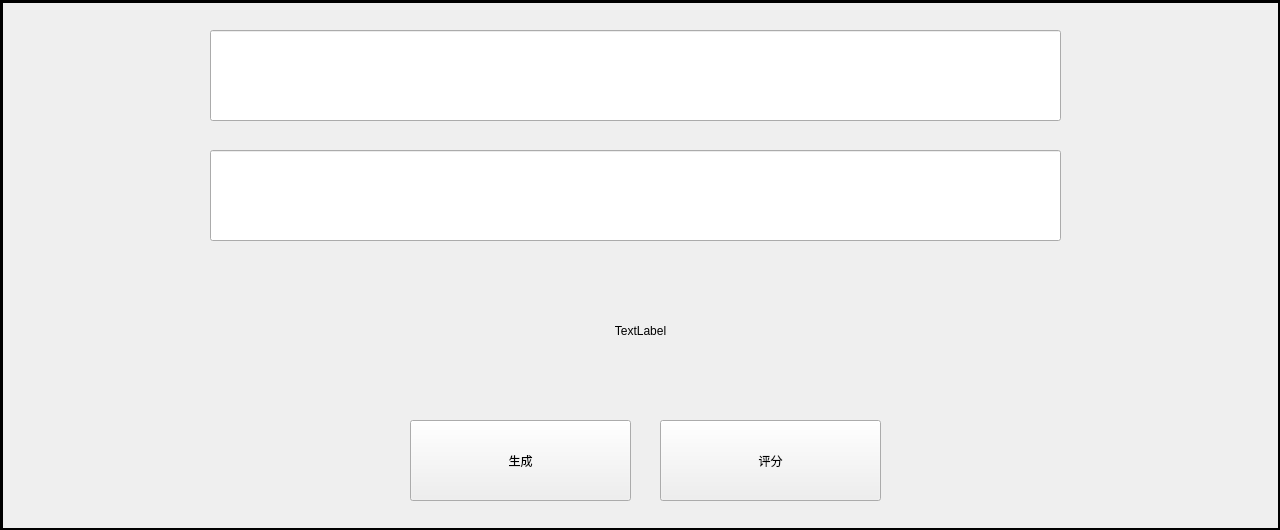
<?xml version="1.0" encoding="UTF-8"?>
<ui version="4.0">
 <class>MainWindow</class>
 <widget class="QWidget" name="MainWindow">
  <property name="geometry">
   <rect>
    <x>0</x>
    <y>0</y>
    <width>1280</width>
    <height>530</height>
   </rect>
  </property>
  <property name="minimumSize">
   <size>
    <width>1280</width>
    <height>530</height>
   </size>
  </property>
  <property name="maximumSize">
   <size>
    <width>1280</width>
    <height>530</height>
   </size>
  </property>
  <property name="windowTitle">
   <string>MainWindow</string>
  </property>
  <property name="styleSheet">
   <string notr="true"/>
  </property>
  <widget class="QLineEdit" name="query">
   <property name="geometry">
    <rect>
     <x>210</x>
     <y>30</y>
     <width>851</width>
     <height>91</height>
    </rect>
   </property>
   <property name="styleSheet">
    <string notr="true">font: 18pt &quot;华文中宋&quot;;</string>
   </property>
   <property name="text">
    <string/>
   </property>
   <property name="alignment">
    <set>Qt::AlignCenter</set>
   </property>
  </widget>
  <widget class="QLineEdit" name="answer">
   <property name="geometry">
    <rect>
     <x>210</x>
     <y>150</y>
     <width>851</width>
     <height>91</height>
    </rect>
   </property>
   <property name="styleSheet">
    <string notr="true">font: 18pt &quot;华文中宋&quot;;</string>
   </property>
   <property name="alignment">
    <set>Qt::AlignCenter</set>
   </property>
  </widget>
  <widget class="QPushButton" name="queryButton">
   <property name="geometry">
    <rect>
     <x>410</x>
     <y>420</y>
     <width>221</width>
     <height>81</height>
    </rect>
   </property>
   <property name="styleSheet">
    <string notr="true">font: 18pt &quot;华文中宋&quot;;</string>
   </property>
   <property name="text">
    <string>生成</string>
   </property>
  </widget>
  <widget class="QLabel" name="back">
   <property name="geometry">
    <rect>
     <x>0</x>
     <y>0</y>
     <width>1281</width>
     <height>531</height>
    </rect>
   </property>
   <property name="autoFillBackground">
    <bool>false</bool>
   </property>
   <property name="styleSheet">
    <string notr="true"/>
   </property>
   <property name="frameShape">
    <enum>QFrame::Box</enum>
   </property>
   <property name="lineWidth">
    <number>3</number>
   </property>
   <property name="text">
    <string/>
   </property>
   <property name="scaledContents">
    <bool>true</bool>
   </property>
  </widget>
  <widget class="QLabel" name="score">
   <property name="geometry">
    <rect>
     <x>540</x>
     <y>290</y>
     <width>201</width>
     <height>81</height>
    </rect>
   </property>
   <property name="styleSheet">
    <string notr="true">font: 75 20pt &quot;Times New Roman&quot;;</string>
   </property>
   <property name="text">
    <string>TextLabel</string>
   </property>
   <property name="alignment">
    <set>Qt::AlignCenter</set>
   </property>
  </widget>
  <widget class="QPushButton" name="scoreButton">
   <property name="geometry">
    <rect>
     <x>660</x>
     <y>420</y>
     <width>221</width>
     <height>81</height>
    </rect>
   </property>
   <property name="styleSheet">
    <string notr="true">font: 18pt &quot;华文中宋&quot;;</string>
   </property>
   <property name="text">
    <string>评分</string>
   </property>
  </widget>
  <zorder>back</zorder>
  <zorder>query</zorder>
  <zorder>answer</zorder>
  <zorder>queryButton</zorder>
  <zorder>score</zorder>
  <zorder>scoreButton</zorder>
 </widget>
 <resources/>
 <connections/>
</ui>
